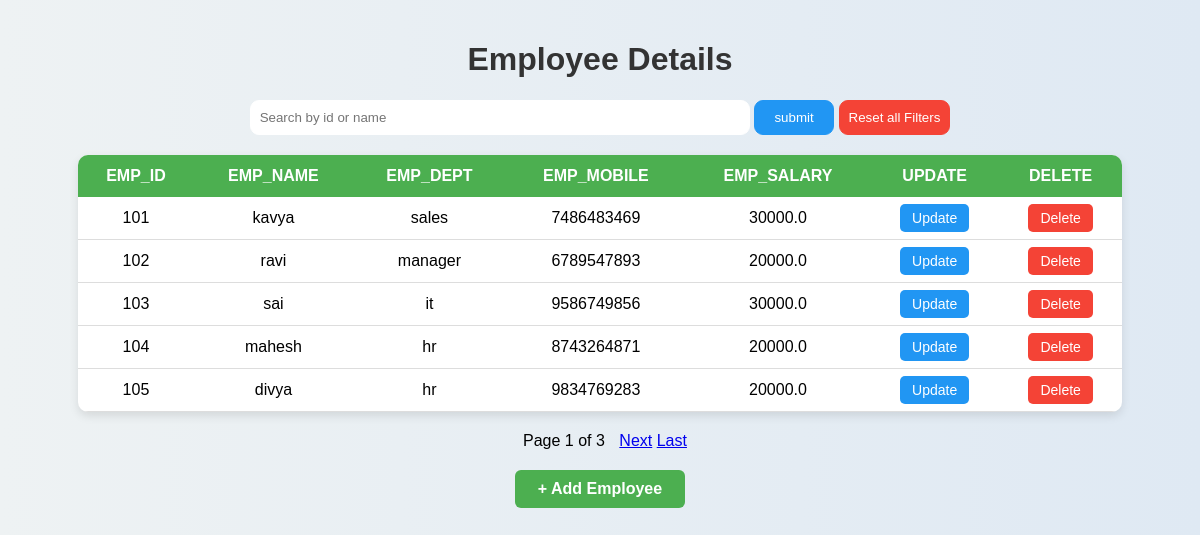
The page / on the database its author committed.
### app/models.py (models this page shows, shortened)
class employee(models.Model):
    emp_id=models.IntegerField(unique=True)
    emp_name=models.CharField(max_length=100)
    options=[('it','IT'),('hr','HR'),('manager','MANAGER'),('sales','SALES')]
    emp_dept=models.CharField(max_length=20,choices=options)
    valid=RegexValidator(r'[6-9][0-9]{9}',message='Valid number starts from 6-9')
    emp_mobile=models.CharField(max_length=10,validators=[valid])
    emp_salary=models.FloatField()

### app/views.py (the view)
# urls.py: path('',employee_details.as_view(),name='details'),
class employee_details(ListView):
    model=employee
    template_name='details.html'
    context_object_name='data'
    paginate_by=5
    def get_queryset(self):
        data = self.request.GET.get('src')
        if data:
            return employee.objects.filter(
                Q(emp_id__icontains=data) |
                Q(emp_name__icontains=data)
            )
        return employee.objects.all().order_by('emp_id')

### templates/details.html (shortened to what this page needs)
<!DOCTYPE html>
<html lang="en">
  <head>
  </head>
  <body>
    <h1>Employee Details</h1>
    <form method="get" id="searchbar">
      <input type="search" name="src" id="src" placeholder="Search by id or name" autocomplete="off">
      <button type="submit" value="submit" id="submit">submit</button> <a href="{% url 'details' %}"><button>Reset all Filters</button></a>
    </form>
    <table>
      <tr>
        <th>emp_id</th>
        <th>emp_name</th>
        <th>emp_dept</th>
        <th>emp_mobile</th>
        <th>emp_salary</th>
        <th>Update</th>
        <th>Delete</th>
      </tr>
      {% for x in data %}
        <tr>
          <td>{{ x.emp_id }}</td>
          <td>{{ x.emp_name }}</td>
          <td>{{ x.emp_dept }}</td>
          <td>{{ x.emp_mobile }}</td>
          <td>{{ x.emp_salary }}</td>
          <td>
            <a href="{% url 'update' x.id %}" class="btn update-btn">Update</a>
          </td>
          <td>
            <a href="{% url 'delete' x.id %}" class="btn delete-btn">Delete</a>
          </td>
        </tr>
        {% empty %}
<tr>
    <td colspan="7" style="text-align:center; color:red; font-weight:bold;">
        🔍 No data found
    </td>
</tr>
      {% endfor %}
    </table>
    <div style="text-align:center; margin-top:20px;">
      <span style="margin: 0 10px;">Page {{ page_obj.number }} of {{ page_obj.paginator.num_pages }}</span>
      {% if page_obj.has_next %}
        <a href="?page={{ page_obj.next_page_number }}">Next</a>
        <a href="?page={{ page_obj.paginator.num_pages }}">Last</a>
      {% endif %}
    </div>
    <a href="{% url 'create' %}" class="create-btn">+ Add Employee</a>
  </body>
</html>

### templates/details.html (style rules this page uses)
body { font-family: Arial, sans-serif; background: linear-gradient(to right, #eef2f3, #dfe9f3); margin: 0; padding: 20px; }
h1 { text-align: center; color: #333; }
table { width: 90%; margin: 20px auto; border-collapse: collapse; background: white; box-shadow: 0 4px 10px rgba(0, 0, 0, 0.1); border-radius: 10px; overflow: hidden; }
th { background-color: #4caf50; color: white; padding: 12px; text-transform: uppercase; }
td { padding: 12px; text-align: center; border-bottom: 1px solid #ddd; }
.btn { padding: 6px 12px; text-decoration: none; color: white; border-radius: 5px; font-size: 14px; }
.update-btn { background-color: #2196f3; }
.delete-btn { background-color: #f44336; }
.create-btn { display: block; width: 150px; margin: 20px auto; padding: 10px; text-align: center; background-color: #4caf50; color: white; border-radius: 6px; text-decoration: none; font-weight: bold; }
#searchbar { text-align: center; }
#searchbar input { width: 500px; border-radius: 9px; padding: 9px; outline: none; border: 1px solid white; }
#submit { background-color:#2196f3; padding: 9px; width: 80px; border-radius: 9px; color: white; outline: none; border: 1px solid #2196f3; }
a button { background-color:#f44336; padding: 9px; width: auto; border-radius: 9px; color: white; outline: none; border: 1px solid #f44336; }

### rows shown on the page
employee: emp_id "101", emp_name "kavya", emp_dept "sales", emp_mobile "7486483469", emp_salary "30000.0"
employee: emp_id "102", emp_name "ravi", emp_dept "manager", emp_mobile "6789547893", emp_salary "20000.0"
employee: emp_id "103", emp_name "sai", emp_dept "it", emp_mobile "9586749856", emp_salary "30000.0"
employee: emp_id "104", emp_name "mahesh", emp_dept "hr", emp_mobile "8743264871", emp_salary "20000.0"
employee: emp_id "105", emp_name "divya", emp_dept "hr", emp_mobile "9834769283", emp_salary "20000.0"

### other values the page prints
{{ page_obj.number }} "1"
{{ page_obj.paginator.num_pages }} "3"
